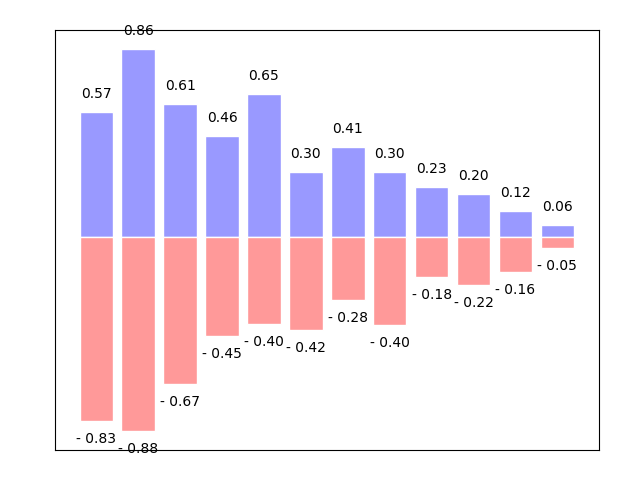

The Python source for this figure:
import matplotlib.pyplot as plt
import numpy as np

n = 12  # 12 bars (actually 12 up and 12 down for demo)
X = np.arange(n)
Y1 = (1-X/float(n)) * np.random.uniform(0.5, 1.0, n)    # Generate values from 0.5-1 for every n (12)
Y2 = (1-X/float(n)) * np.random.uniform(0.5, 1.0, n)

plt.bar(X, +Y1, facecolor = '#9999ff', edgecolor = 'white')
plt.bar(X, -Y2, facecolor = '#ff9999', edgecolor = 'white')

# Add texts
for x, y in zip(X, Y1): # zip for looping x->X, y->Y1 dividedly in every step
    plt.text(x, y+0.05, '%.2f' % y, ha = 'center', va = 'bottom') 
    ## %.2f means 2 significant digits; ha = horizontal alignment

for x, y in zip(X, Y2): 
    plt.text(x, -y-0.05, '- %.2f' % y, ha = 'center', va = 'top')

plt.xlim = ((-0.5,n))
plt.ylim = ((-1.25,1.25))
plt.xticks(())	# hide all ticks
plt.yticks(())

plt.show()
